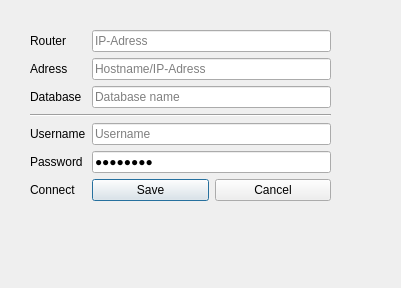
<?xml version="1.0" encoding="UTF-8"?>
<ui version="4.0">
 <class>dbConnector</class>
 <widget class="QDialog" name="dbConnector">
  <property name="geometry">
   <rect>
    <x>0</x>
    <y>0</y>
    <width>401</width>
    <height>288</height>
   </rect>
  </property>
  <property name="windowTitle">
   <string>Settings</string>
  </property>
  <widget class="QWidget" name="formLayoutWidget">
   <property name="geometry">
    <rect>
     <x>30</x>
     <y>30</y>
     <width>301</width>
     <height>211</height>
    </rect>
   </property>
   <layout class="QFormLayout" name="formLayout">
    <item row="0" column="0">
     <widget class="QLabel" name="label_5">
      <property name="text">
       <string>Router</string>
      </property>
     </widget>
    </item>
    <item row="0" column="1">
     <widget class="QLineEdit" name="lineEdit_espAdress">
      <property name="text">
       <string/>
      </property>
      <property name="placeholderText">
       <string>IP-Adress</string>
      </property>
     </widget>
    </item>
    <item row="1" column="0">
     <widget class="QLabel" name="label_3">
      <property name="text">
       <string>Adress</string>
      </property>
     </widget>
    </item>
    <item row="1" column="1">
     <widget class="QLineEdit" name="lineEdit_adress">
      <property name="text">
       <string/>
      </property>
      <property name="placeholderText">
       <string>Hostname/IP-Adress</string>
      </property>
     </widget>
    </item>
    <item row="2" column="0">
     <widget class="QLabel" name="label_4">
      <property name="text">
       <string>Database</string>
      </property>
     </widget>
    </item>
    <item row="2" column="1">
     <widget class="QLineEdit" name="lineEdit_database">
      <property name="text">
       <string/>
      </property>
      <property name="placeholderText">
       <string>Database name</string>
      </property>
     </widget>
    </item>
    <item row="3" column="0" colspan="2">
     <widget class="Line" name="line">
      <property name="orientation">
       <enum>Qt::Horizontal</enum>
      </property>
     </widget>
    </item>
    <item row="4" column="0">
     <widget class="QLabel" name="label">
      <property name="text">
       <string>Username</string>
      </property>
     </widget>
    </item>
    <item row="4" column="1">
     <widget class="QLineEdit" name="lineEdit_username">
      <property name="text">
       <string/>
      </property>
      <property name="echoMode">
       <enum>QLineEdit::PasswordEchoOnEdit</enum>
      </property>
      <property name="placeholderText">
       <string>Username</string>
      </property>
     </widget>
    </item>
    <item row="5" column="0">
     <widget class="QLabel" name="label_2">
      <property name="text">
       <string>Password</string>
      </property>
     </widget>
    </item>
    <item row="5" column="1">
     <widget class="QLineEdit" name="lineEdit_password">
      <property name="font">
       <font>
        <underline>false</underline>
        <strikeout>false</strikeout>
        <kerning>true</kerning>
       </font>
      </property>
      <property name="text">
       <string>Ab12345!</string>
      </property>
      <property name="echoMode">
       <enum>QLineEdit::Password</enum>
      </property>
      <property name="placeholderText">
       <string>Password</string>
      </property>
     </widget>
    </item>
    <item row="6" column="0">
     <widget class="QLabel" name="connectLabel">
      <property name="text">
       <string>Connect</string>
      </property>
     </widget>
    </item>
    <item row="6" column="1">
     <layout class="QHBoxLayout" name="horizontalLayout">
      <item>
       <widget class="QPushButton" name="pushButton_login">
        <property name="text">
         <string>Save</string>
        </property>
       </widget>
      </item>
      <item>
       <widget class="QPushButton" name="pushButton_cancel">
        <property name="text">
         <string>Cancel</string>
        </property>
       </widget>
      </item>
     </layout>
    </item>
   </layout>
  </widget>
 </widget>
 <resources/>
 <connections/>
</ui>
